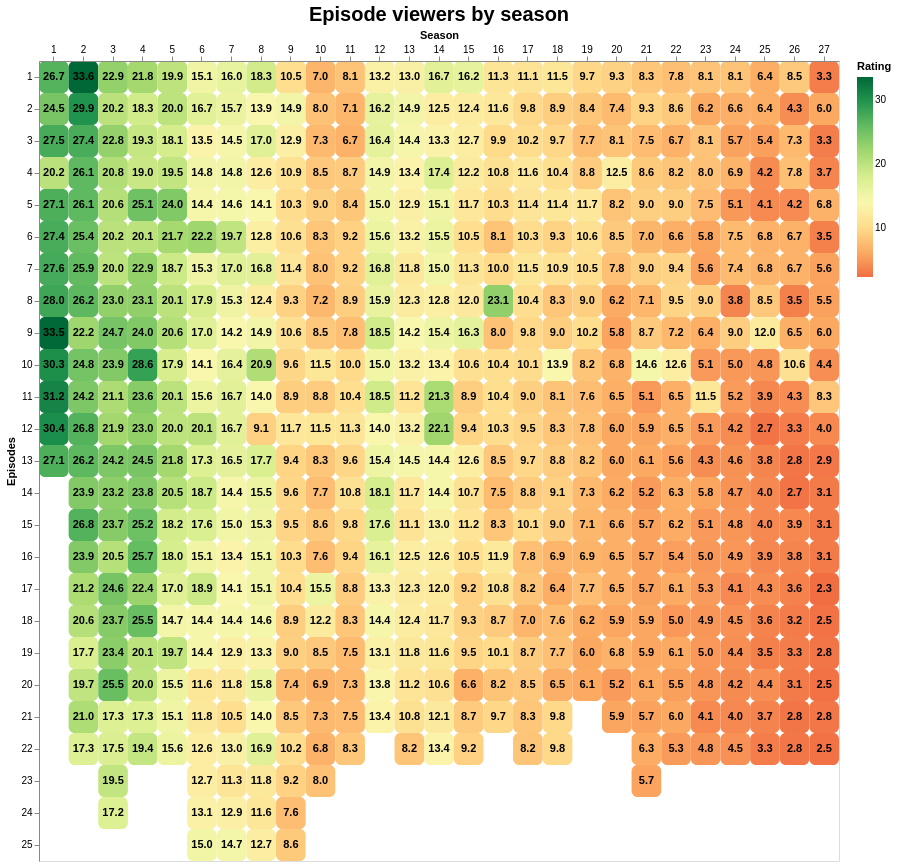

Notebook code cell kept with this figure:
### Code cell
base = alt.Chart(df).encode(
    x=alt.X("season:O", title="Season", axis=alt.Axis(labelAngle=0, orient="top")),
    y=alt.Y("number_in_season:O",title="Episodes", sort="ascending")
)

heatmap = base.mark_rect(cornerRadius=6).encode(
    color=alt.Color(
        "us_viewers_in_millions:Q",
        title="Rating",
        scale=alt.Scale(scheme=alt.SchemeParams(name="redyellowgreen", extent=[0.2, 1]))
    )
)

text = base.mark_text(fontSize=11, fontWeight="bold").encode(
    text=alt.Text("us_viewers_in_millions:Q", format=".1f"),
    color=alt.value("black")
)

chart = (heatmap + text).properties(
    width=800,
    height=800,
    title="Episode viewers by season"
).configure_title(
    fontSize=20
)

chart

### Figure 1 — Vega-Lite specification as saved in the notebook (floating-point values rounded to 4 significant figures; data arrays with more than 128 entries replaced by an {"elided": "..."} marker saying what was removed)
{"config": {"view": {"continuousWidth": 300, "continuousHeight": 300}, "title": {"fontSize": 20}}, "layer": [{"mark": {"type": "rect", "cornerRadius": 6}, "encoding": {"color": {"field": "us_viewers_in_millions", "scale": {"scheme": {"name": "redyellowgreen", "extent": [0.2, 1]}}, "title": "Rating", "type": "quantitative"}, "x": {"axis": {"labelAngle": 0, "orient": "top"}, "field": "season", "title": "Season", "type": "ordinal"}, "y": {"field": "number_in_season", "sort": "ascending", "title": "Episodes", "type": "ordinal"}}}, {"mark": {"type": "text", "fontSize": 11, "fontWeight": "bold"}, "encoding": {"color": {"value": "black"}, "text": {"field": "us_viewers_in_millions", "format": ".1f", "type": "quantitative"}, "x": {"axis": {"labelAngle": 0, "orient": "top"}, "field": "season", "title": "Season", "type": "ordinal"}, "y": {"field": "number_in_season", "sort": "ascending", "title": "Episodes", "type": "ordinal"}}}], "data": {"name": "data-4712b483b85fcbe1646d0c5ff69c7dcd"}, "height": 800, "title": "Episode viewers by season", "width": 800, "$schema": "https://vega.github.io/schema/vega-lite/v5.20.1.json", "datasets": {"data-4712b483b85fcbe1646d0c5ff69c7dcd": {"elided": "596 records"}}}
